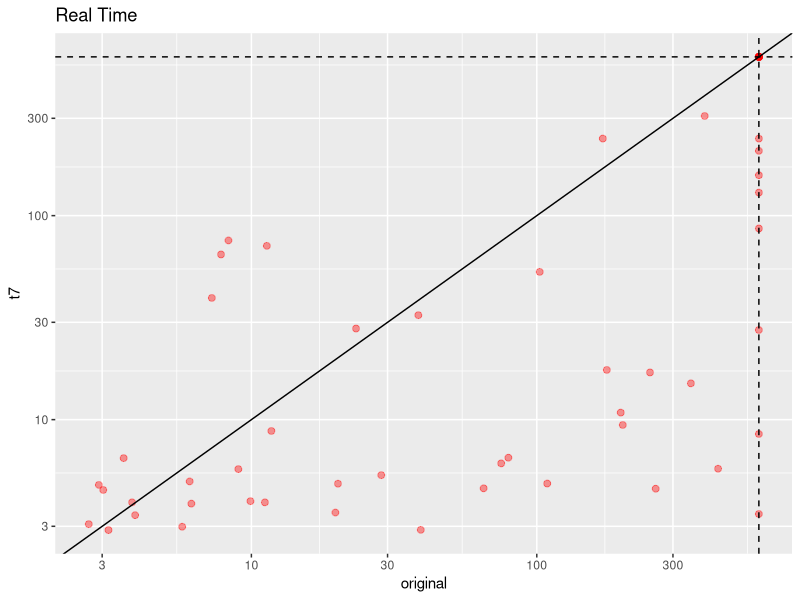

Source code (R): (Note: this script raises an error after producing the figure.)
library(ggplot2)
library(stringr)
library(dplyr)

setwd('./data-treatment')

status_meanings <- c('Success', 'Error', 'No SQL')

s1 <- read.csv('squares1.csv', header=T, stringsAsFactors=FALSE)
s2 <- read.csv('squares2.csv', header=T, stringsAsFactors=FALSE)
s3 <- read.csv('squares3.csv', header=T, stringsAsFactors=FALSE)

original <- read.csv('squares3.csv', header=T, stringsAsFactors=FALSE)
original_new <- read.csv('orig_new.csv', header=T, stringsAsFactors=FALSE)

# qffd <- read.csv('qffd.csv', header=T, stringsAsFactors=FALSE)  # needs to be rerun
# qffd_r <- read.csv('qffd-random.csv', header=T, stringsAsFactors=FALSE)  # needs to be rerun
t1 <- read.csv('try1.csv', header=T, stringsAsFactors=FALSE)
t2 <- read.csv('try2.csv', header=T, stringsAsFactors=FALSE)
t3 <- read.csv('try3.csv', header=T, stringsAsFactors=FALSE)
t4 <- read.csv('try4.csv', header=T, stringsAsFactors=FALSE)
t5 <- read.csv('try5.csv', header=T, stringsAsFactors=FALSE)
t6 <- read.csv('try6.csv', header=T, stringsAsFactors=FALSE)
t6_1 <- read.csv('try6_1.csv', header=T, stringsAsFactors=FALSE)
t7 <- read.csv('try7.csv', header=T, stringsAsFactors=FALSE)

# times scatter plot
A <- 'original';B <- 't7';tmp <- merge(eval(parse(text = A)), eval(parse(text = B)), by='name', suffixes = c("_A", "_B"));ggplot(tmp, aes(x=real_A, y=real_B)) + geom_point(color='red', alpha = 0.4, size=2) + scale_x_continuous(trans='log10') + scale_y_continuous(trans='log10') + geom_abline() + geom_hline(yintercept=600, linetype="dashed") + geom_vline(xintercept=600, linetype="dashed") + labs(y=B, x = A) + ggtitle('Real Time')

# process distribution
ggplot(t6_1, aes(x=factor(process))) + geom_bar(fill="turquoise")

#solve time distribution
ggplot(t7, aes(x=real)) + geom_histogram()

# solved instances by try
tries <- list('original' = original, 't1' = t1, 't2' = t2, 't3' = t3, 't4' = t4, 't5' = t5, 't6' = t6, 't6_1' = t6_1, 't7' = t7); solved <- bind_rows(tries, .id='try'); results <- factor(solved$status, labels=status_meanings); ggplot(solved, aes(x=try, fill=results)) + geom_bar(position="dodge")
